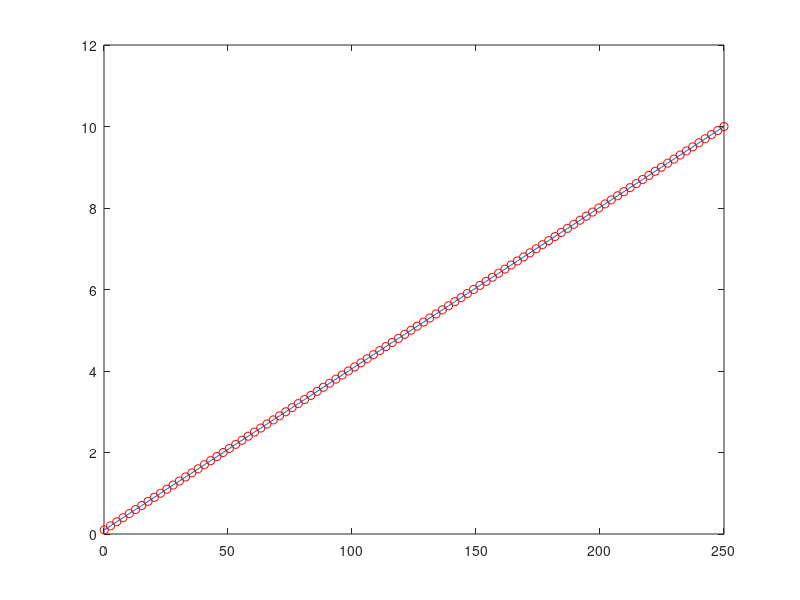
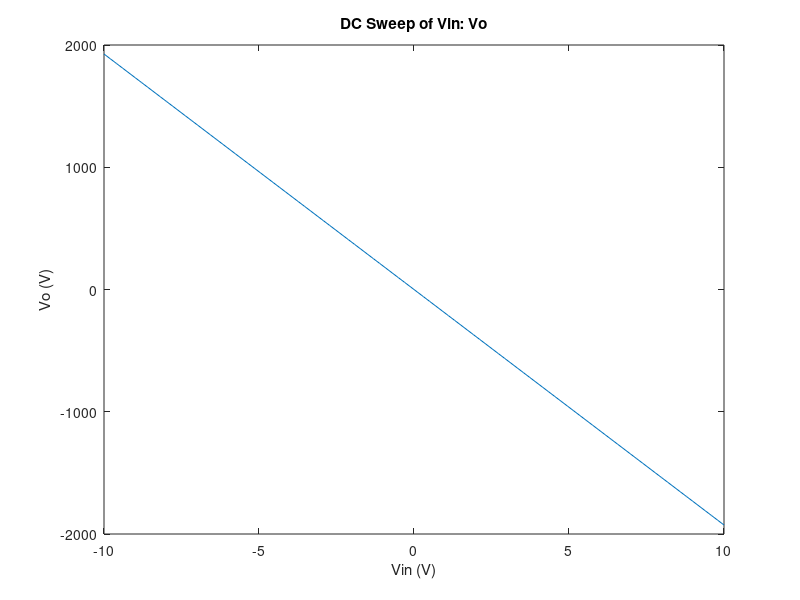
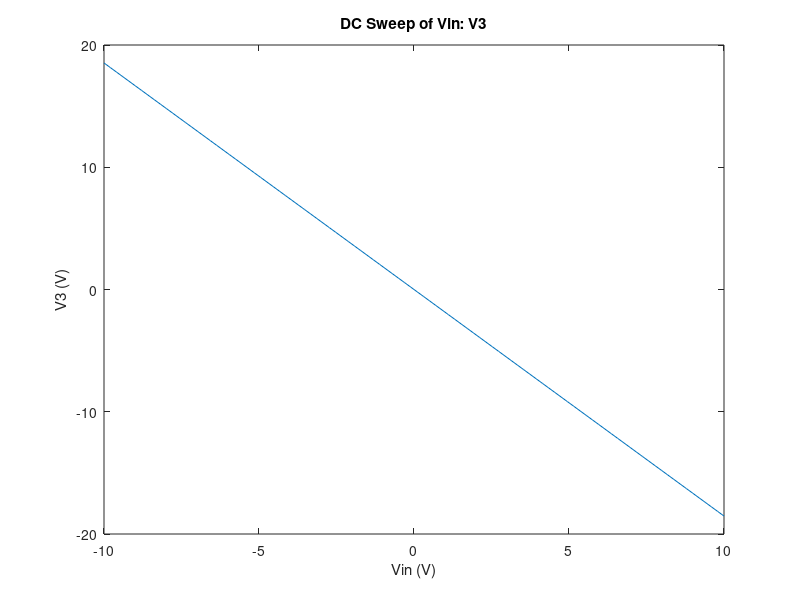
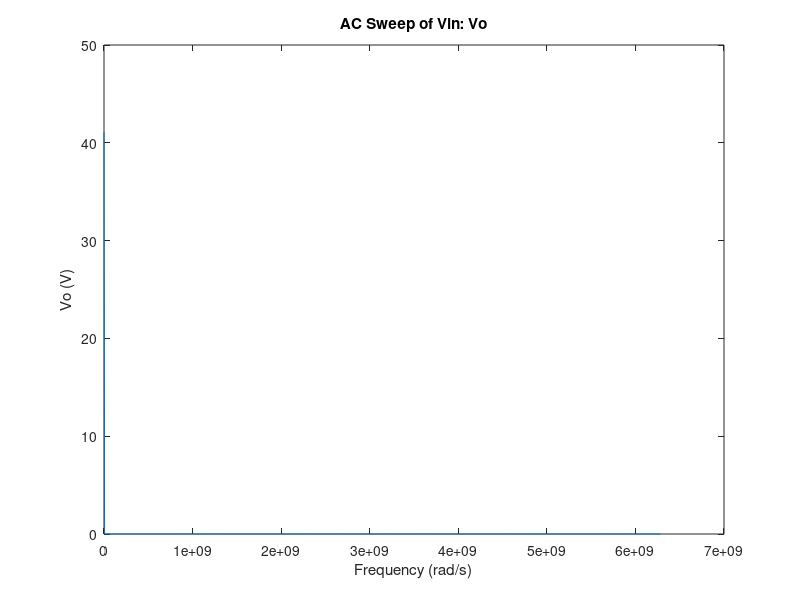

Source code (MATLAB) for these figures, in order: (Note: this script raises an error after producing the figures.)
%% Question 1, 2
% I do not trust my Assignment 3 results, and I do not want poor
% performance on Assignment 3 to affect this assignment too. However, there
% are likely marks set aside for demonstrating the linear fit, so these
% steps will still be performed with reasonable example data to prove I
% learned the concepts. The chosen data gives an R3 = 10.1 Ohms.

voltage = linspace(0.1, 250);
current = linspace(0.1, 10);
p = polyfit(voltage, current, 1);    % order 1 linear fit
fit = p(1)*voltage+p(2);
R3 = 1/p(1);

figure
plot(voltage, current, 'ro')
hold on
plot(voltage, fit)


%% Question 3 a)
% Please see additional scaned document for work deriving these with KCL

%% Question 3 b)

% declare constants
R1 = 1;
Cap = 0.25;
R2 = 2;
L = 0.2;
alpha = 100;
R4 = 0.1;
Ro = 1000;

% C and G matrices
G =[ -1, 1, 1, 0, 0, 0, 0;
   0, 0, 0, -1,  1, 0, 0; 
   -1, 0, 0, 0, 1/R1, -1/R1, 0;
   0, 0, -1, 1/R3,  1, 0, 0;
   0, -1, 0, 0, 1/R2, 0, 0;   
   0, 0, alpha, 0, 0, 0, -1; 
   0, 0, 0, 0, 0, 1, 0];
 
C = [ 0, 0, 0,  0,  0, 0, 0;
   0, 0, L, 0,  0, 0, 0; 
   0, 0, 0, 0, Cap, -Cap, 0;
   0, 0, 0, 0, 0, 0, 0;
   0, 0, 0, 0, 0, 0, 0;  
   0, 0, 0, 0, 0, 0, 0;
   0, 0, 0, 0, 0, 0, 0];
 
 
% perform DC sweep
V_sweep = linspace(-10, 10, 100);
V_arr = zeros(100,1);
V3_arr = zeros(100,1);
for i = 1:length(V_sweep)
  Vin = V_sweep(i);
  F = [0; 0; 0; 0; 0; 0; Vin];
  Vout = G \ F;
  V_arr(i) = Vout(7);
  V3_arr(i) = Vout(4); 
end
Vo_arr = V_arr .* (Ro/(Ro + R4));

% plot figures
figure
plot(V_sweep, Vo_arr)
title('DC Sweep of Vin: Vo')
xlabel('Vin (V)')
ylabel('Vo (V)')

figure
plot(V_sweep, V3_arr)
title('DC Sweep of Vin: V3')
xlabel('Vin (V)')
ylabel('V3 (V)')


% perform AC sweep
omega_sweep = linspace(100, 1E9, 1000) .* 2 .* pi;   % sweep from 100Hz to 1GHz in 1000 steps
V_arr = zeros(1000,1);
Vin = 10;
F = [0; 0; 0; 0; 0; 0; Vin];
for i = 1:length(omega_sweep)
  Vout = (G + omega_sweep(i) .* 1i .* C) \ F;
  V_arr(i) = Vout(7);
end
Vo_arr = V_arr .* (Ro/(Ro + R4));


% plot against omega
figure
plot(omega_sweep, real(Vo_arr));  % only plotting real part
title('AC Sweep of Vin: Vo')
xlabel('Frequency (rad/s)')
ylabel('Vo (V)')

% calculate and plot gain
gain = Vin ./ Vo_arr;
figure
plot(omega_sweep, gain)
title('AC Sweep of Vin: Gain')
xlabel('Frequency (rad/s)')
ylabel('Gain')


% AC sweep with noise on C
omega = pi;   % single value for sweep this time
V_arr = zeros(1000,1);
old_cap = Cap;                     % save old capacitor value before we fiddle with it
for i = 1:1000
  Cap = normrnd(old_cap, 0.05);  % random perturbation in capacitor
  C = [ 0, 0, 0, 0, 0, 0, 0;
   0, 0, L, 0, 0, 0, 0; 
   0, 0, 0, 0, Cap, -Cap, 0;
   0, 0, 0, 0, 0, 0, 0;
   0, 0, 0, 0, 0, 0, 0;  
   0, 0, 0, 0, 0, 0, 0;
   0, 0, 0, 0, 0, 0, 0];
  Vout = (G + omega .* 1i .* C) \ F;
  V_arr(i) = Vout(7);
end
Vo_arr = V_arr .* (Ro/(Ro + R4));

% plot histogram of gain
gain = Vin ./ real(Vo_arr);
figure
%histogram(gain, 'BinLimits', [-2 2])
histogram(gain)
title('Gain Histogram')
xlabel('Gain')
ylabel('Counts')


%% Question 4
% By inspection, this circuit appears to be a low-pass amplifier. A high gain at low frequencies
% should be expected, dropping off rapidly at higher frequencies. See scan
% of additional work for FD derivation. The following code is a FD
% implementation of the derived work.

duration = 1;               % length of sim
steps = 1000;               % # of steps in sim
step = 1;                   % current step
delta_t = duration/steps;   % size of steps
time = 0;                   % current time in simulation, increases by delta_t on every step
Vo_arr = zeros(1000,1);
Vin_arr = zeros(1000, 1);
V_old = 0;                  % initial condition for V

% simulation time loop, with live plot
figure
while time < duration
    if time < 0.03
        Vin1 = 0;
    else
        Vin1 = 1;
    end
    Vin2 = sin(2*pi*(1/0.03)*time);
    Vin3 = exp((-(time - 0.06)^2)/(2*(0.03^2)));
    Vin_arr(step) = Vin1 + Vin2 + Vin3;
    
    F = [0; 0; 0; 0; 0; 0; Vin_arr(step)];
    F_update = F - C.*V_old;
    
    output_arr = (G + C)\F_update;
    Vo_arr(step) = output_arr(7) .* (Ro/(Ro + R4));
    
    % plot live while there are relatively few data points
    % takes too long with 1000x1000 on every loop
    if nnz(Vin_arr) < 200
        scatter(Vin_arr, Vo_arr, 10)
        xlabel('Vin (V)')
        ylabel('Vo (V)')
        title('Vin vs. Vo (Live)')
        if mod(steps, 20) == 0
            pause(0.1)
        end
    end
    
    V_old = V_arr(step);
    step = step + 1;
    time = time + delta_t;
end
scatter(Vin_arr, Vo_arr, 10)
title('Vin vs. Vo (Final)')

% frequency domain stuff
Vin_f = fftshift(fft(Vin_arr));
Vo_f = fftshift(fft(Vo_arr));
figure
plot(Vin_f, Vo_f)
xlabel('FT of Vin')
ylabel('FT of Vo')
title('Frequency Content of Input & Output')



%% Question 5
% This question is similar to Question 3, however the addition of the
% current source and capacitor changes the matrices slightly. See the
% attached scanned document for the work deriving these with KCL at each
% node. C, G and F will all have their dimensiones increased to 8 due to
% the extra equation for I3. In chosen from normal distribution, scaled to
% 0.001.

Cn = 0.00001;
In = randn*0.001;

% C and G matrices
G =[ -1, 1, 1, 0, 0, 0, 0, 0;
   0, 0, 0, -1,  1, 0, 0, 0; 
   -1, 0, 0, 0, 1/R1, -1/R1, 0, 0;
   0, 0, -1, 1/R3, 1, 0, 0, 0;
   0, -1, 0, 0, 1/R2, 0, 0, 0;   
   0, 0, alpha, 0,  0, 0, -1, 0; 
   0, 0, 0, 0, 0, 1, 0, 0;
   0, 0, 0, 0, 0, 0, 0, 1];

% C matrix has additional Cn term in Eq. 4
C = [ 0, 0, 0, 0, 0, 0, 0, 0;
   0, 0, L, 0, 0, 0, 0, 0; 
   0, 0, 0, 0, Cap, -Cap, 0, 0;
   0, 0, 0, Cn, 0, 0, 0, 0;
   0, 0, 0, 0, 0, 0, 0, 0;  
   0, 0, 0, 0, 0, 0, 0, 0;
   0, 0, 0, 0, 0, 0, 0, 0;
   0, 0, 0, 0, 0, 0, 0, 0];
 
% perform DC sweep
V_sweep = linspace(-10, 10, 100);
V_arr = zeros(100,1);
for i = 1:length(V_sweep)
  Vin = V_sweep(i);
  F = [0; 0; 0; 0; 0; 0; Vin; In];
  Vout = G \ F;
  V_arr(i) = Vout(7); 
end
Vo_arr = V_arr .* (Ro/(Ro + R4));

% plot figures
figure
plot(V_sweep, Vo_arr)
title('DC Sweep of Vin With Noise In: Vo')
xlabel('Vin (V)')
ylabel('Vo (V)')
